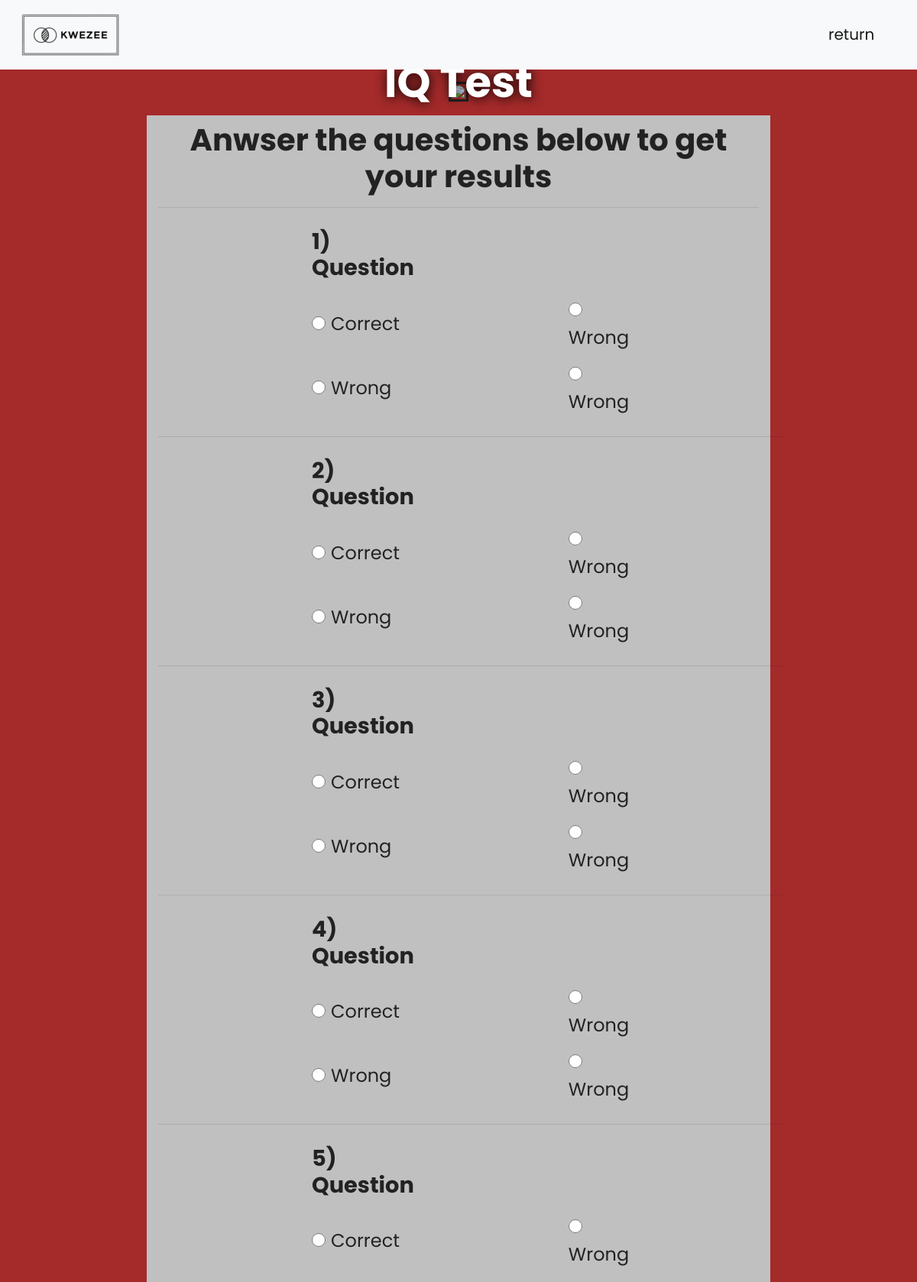
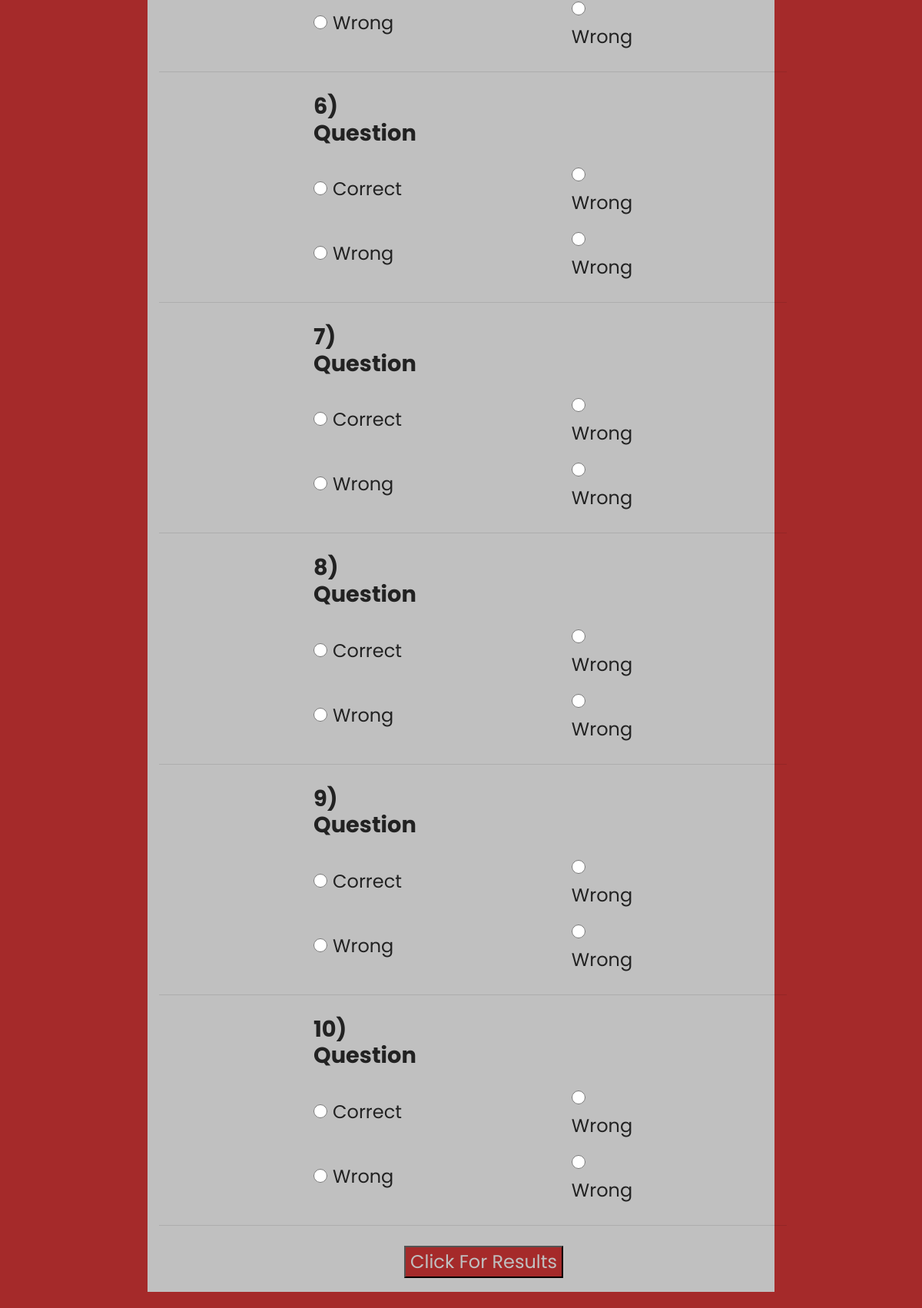
Screenshot of /iq-test (upper part) with the database file from the repository (2 pictures, top to bottom).
### quiz/models.py (models this page shows, shortened)
class Question(models.Model):
	Content=models.CharField(max_length=150)
	Option1=models.CharField(max_length=150)
	Option2=models.CharField(max_length=150)
	Option3=models.CharField(max_length=150)
	Option4=models.CharField(max_length=150)

class IQTest(Question):
	Correct=models.CharField(max_length=150)

class Question(models.Model):
	Content=models.CharField(max_length=150)
	Option1=models.CharField(max_length=150)
	Option2=models.CharField(max_length=150)
	Option3=models.CharField(max_length=150)
	Option4=models.CharField(max_length=150)

### quiz/views.py (the view)
# urls.py: path('iq-test', views.iq, name='iq-test'),
def iq(request):
    context = {
    'questions': IQTest.objects.all()
    }
    return render(request, 'quiz/iqtest.html', context)

### quiz/templates/quiz/iqtest.html (shortened to what this page needs)
{% extends "quiz/base_quiz_one.html" %}
{% block title %}
	<img src="media/iq.jpg" class="mt-1">
	<h2>IQ Test</h2>
{% endblock %}

### quiz/templates/quiz/basequiz.html (shortened to what this page needs)
{% extends "quiz/base.html" %}
{% block nav %}
	<li class="nav-item active">
		<a class="nav-link hvr-glow" href="{% url 'homepage' %}">return</a>
	</li>
{% endblock nav %}
{% block content %}
	<div class="container-fluid quiz-picture-container">
		{% block title %}{% endblock %}
	</div>
	<div class="hide-container">
		<div class="container-fluid background-container">
			<div class="container-fluid quiz-container">
				<h3 style="font-size: 250%;"> Anwser the questions below to get your results </h3>
				<hr/>
				<div style="display: inline-block; text-align: left;">
					{%for question in questions %}
						<table style="font-size:150%; border-collapse:separate; border-spacing:200px 10px;">
							<tr>
								<th><h4 style="font-size: 120%;">{{ forloop.counter }}) {{question.Content}}</h4></th>
							</tr>
							<tr>
								<td><input type="radio" id="Option1" class="rb" name="{{question.id}}" value={{question.Option1}}>{{question.Option1}}</td>
								<td><input type="radio" id="Option2" class="rb" name="{{question.id}}" value={{question.Option2}}>{{question.Option2}}</td>
							</tr>
							<tr>
								<td><input type="radio" id="Option3" class="rb" name="{{question.id}}" value={{question.Option3}}>{{question.Option3}}</td>
								<td><input type="radio" id="Option4" class="rb" name="{{question.id}}" value={{question.Option4}}>{{question.Option4}}</td>
							</tr>
						</table>
						<hr/>
					{% endfor %}
					<input class="submit_button hvr-glow" type="submit" value="Click For Results" id="but1" onclick="results();"/>
				</div>
			</div>
		</div>
	</div>
{% endblock content %}

### quiz/static/quiz/style.css (style rules this page uses)
html,body { height: 100%; width: 100%; font-family: 'Poppins'; color: #222; }
.hvr-glow { display: inline-block; vertical-align: middle; -webkit-transform: perspective(1px) translateZ(0); transform: perspective(1px) translateZ(0); box-shadow: 0 0 1px rgba(0, 0, 0, 0); -webkit-transition-duration: 0.3s; transition-duration: 0.3s; -webkit-transition-property: box-shadow; transition-property: box-shadow; }
a,a:hover { color: #222; }
.navbar-nav li { padding-right: 20px; font-size: 20px; }
.mt-1 { max-width: 75%; max-height: 75%; border-style: solid; border-width: 3px; padding: 2px 2px 2px 2px; margin-bottom: 6px; }
.quiz-picture-container { position: relative; text-align: center; padding-top: 1%; background-color: Brown; }
.quiz-picture-container h2 { color: White; font-size: 350%; font-weight: bold; text-shadow: 1px 1px 15px #000; position: absolute; top: 36%; left: 50%; transform: translate(-50%, -50%); }
.background-container { background-color: Brown; padding-top: 1%; padding-bottom: 2%; padding-left: 16%; padding-right: 16%; }
.quiz-container { text-align: center; padding-top: 1%; padding-bottom: 1%; background-color: Silver; }
.quiz-container h3 { font-size: 250%; font-weight: bold; }
.quiz-container h4 { font-weight: bold; }
.submit_button { margin-left:39%; }
.submit_button , .show_button , .hide_button { margin-top:10px; margin-bottom:10px; font-size: 150%; background-color: Brown; color: Silver; }
.rb { height: 18px; width: 18px; margin-right: 7px; }

### rows the page displays
IQTest: Content "Question", Option1 "Correct", Option2 "Wrong", Option3 "Wrong", Option4 "Wrong"
IQTest: Content "Question", Option1 "Correct", Option2 "Wrong", Option3 "Wrong", Option4 "Wrong"
IQTest: Content "Question", Option1 "Correct", Option2 "Wrong", Option3 "Wrong", Option4 "Wrong"
IQTest: Content "Question", Option1 "Correct", Option2 "Wrong", Option3 "Wrong", Option4 "Wrong"
IQTest: Content "Question", Option1 "Correct", Option2 "Wrong", Option3 "Wrong", Option4 "Wrong"
IQTest: Content "Question", Option1 "Correct", Option2 "Wrong", Option3 "Wrong", Option4 "Wrong"
IQTest: Content "Question", Option1 "Correct", Option2 "Wrong", Option3 "Wrong", Option4 "Wrong"
IQTest: Content "Question", Option1 "Correct", Option2 "Wrong", Option3 "Wrong", Option4 "Wrong"
IQTest: Content "Question", Option1 "Correct", Option2 "Wrong", Option3 "Wrong", Option4 "Wrong"
IQTest: Content "Question", Option1 "Correct", Option2 "Wrong", Option3 "Wrong", Option4 "Wrong"
